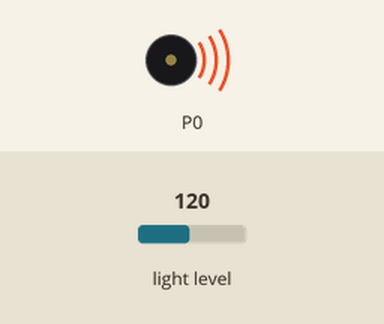
The program below on a simulated BBC micro:bit (MakeCode). On the bench: buzzer (waves = sounding). Inputs (shaded band) come from the test bench; at power-on: light level 120.

Above: at 0.2 s.
Timing chart, 0 to 5.3 s (numbered marks = the images above):
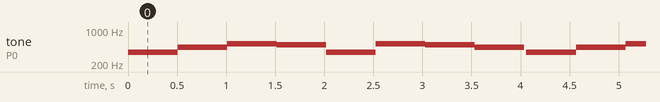

The program:

main.ts
```typescript
basic.forever(function () {
    if (input.lightLevel() > 200) {
        music.play(music.stringPlayable("D B - B C C5 - C5 ", 200), music.PlaybackMode.UntilDone)
    } else {
        music.play(music.stringPlayable("F A C5 B F C5 B A ", 120), music.PlaybackMode.UntilDone)
    }
})
```

test.ts
```typescript
// les proves van aquí; això no es compilarà quan aquest paquet s'usi com a extensió.
```

Measured:
- by itself, tone on P0: repeats every 4.1 s: 440 Hz 0.51 s, 523 Hz 0.51 s, 494 Hz 0.51 s, 349 Hz 0.51 s, 523 Hz 0.51 s, 494 Hz 0.51 s, 440 Hz 0.50 s, silent 0.03 s, 349 Hz 0.51 s
